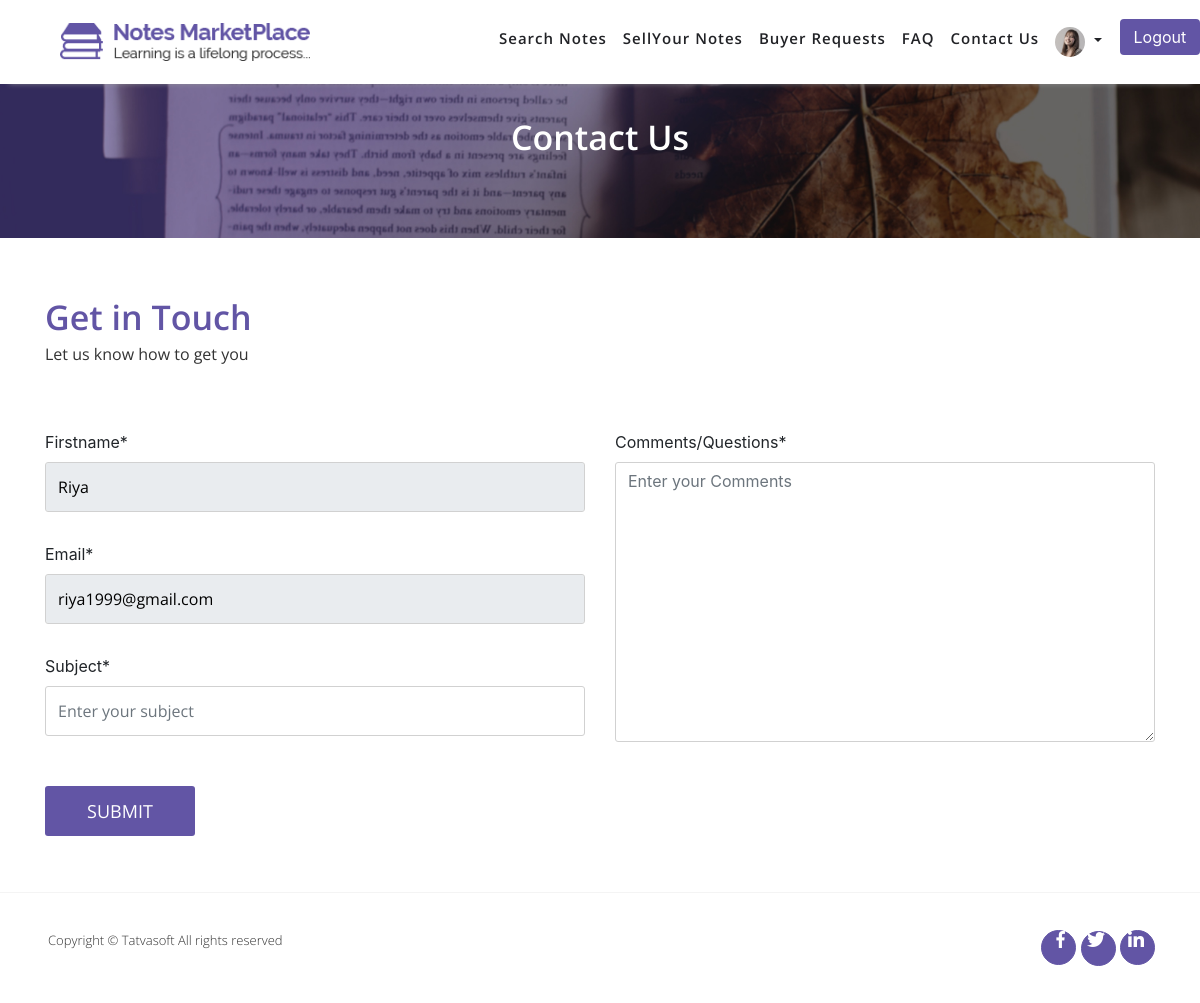
/NOTESMARKETPLACE/Front/Contact_Us.php (signed in), run on the app's committed database.
### tables this page shows
CREATE TABLE `userprofile` (
  `ID` int(11) NOT NULL COMMENT 'Primary Key',
  `UserID` int(11) NOT NULL COMMENT 'FOREIGN KEY relationship with Users table.',
  `DOB` datetime DEFAULT NULL,
  `Gender` int(11) DEFAULT NULL COMMENT 'FOREIGN KEY relationship with ReferenceData table.bind distinct value from ReferenceDtata table with filter RefCategory=''Gender'' ans IsActive = 1.',
  `SecondaryEmailAddress` varchar(100) NOT NULL COMMENT 'For Admin user only.',
  `Phone number - Country Code` varchar(5) NOT NULL COMMENT 'bind distinct CountryCode from Country table with filter IsActive=1.',
  `Phone number` varchar(20) NOT NULL,
  `Profile Picture` varchar(500) DEFAULT NULL COMMENT 'Profile Picture of the user. ',
  `Address Line 1` varchar(100) NOT NULL,
  `Address Line 2` varchar(100) NOT NULL,
  `City` varchar(50) NOT NULL,
  `State` varchar(50) NOT NULL,
  `Zip Code` varchar(50) NOT NULL,
  `Country` varchar(50) NOT NULL COMMENT 'Bind distinct Country from Country table with filter IsActive=1.',
  `University` varchar(100) DEFAULT NULL,
  `College` varchar(100) DEFAULT NULL,
  `CreatedDate` datetime DEFAULT current_timestamp() COMMENT 'Date and time when system has created a record.',
  `CraetedBy` int(11) DEFAULT NULL COMMENT 'UserID who has created this rocord.',
  `ModifiedDate` datetime DEFAULT current_timestamp() COMMENT 'Date and time when system has updated a record.',
  `ModifiedBy` int(11) DEFAULT NULL COMMENT 'UserID who has updated this rocord.'
);

CREATE TABLE `users` (
  `ID` int(11) NOT NULL COMMENT 'PRIMARY KEY',
  `RoleID` int(11) NOT NULL COMMENT 'FOREIGN KEY relationship with UserRoles table',
  `FirstName` varchar(50) NOT NULL COMMENT 'Required Information',
  `LastName` varchar(50) NOT NULL COMMENT 'Required Information',
  `EmailID` varchar(100) NOT NULL COMMENT 'Required Information | Unique EmailID across table.',
  `Password` varchar(24) NOT NULL COMMENT 'Required Information',
  `IsEmailVerified` bit(2) DEFAULT b'0' COMMENT 'Required Information, Default set to false.',
  `CreatedDate` datetime DEFAULT current_timestamp() COMMENT 'Date and time when system has created a record.',
  `CreatedBy` int(11) DEFAULT NULL COMMENT 'UserID who has created this record.',
  `ModifiedDate` datetime DEFAULT current_timestamp() COMMENT 'date and time when system has updated a record.',
  `ModifiedBy` int(11) DEFAULT NULL COMMENT 'UserID who updateds this record.',
  `IsActive` bit(2) NOT NULL DEFAULT b'1' COMMENT 'Required Information, default set to true.'
);

### NOTESMARKETPLACE/Front/Contact_Us.php (the view, shortened to what this page needs)
<?php include "Config/Database-Connection.php"; ?>
    <?php
        if(isset($_SESSION['loggedin']) && $_SESSION['loggedin'] = true){
            include "Registered_Header.php";
        }else{
            include "Unregistered_Header.php";
        }
    ?>
    <section id="bg-image-contact-us" class="my-5">
        <div class="container">
            <div class="row">
                <div class="col-md-12 text-center">
                    <h2 id="title">Contact Us</h2>
                </div>
            </div>
        </div>
    </section>
    <div class="container">
        <section id="contact-us">
            <div class="row">
                <div class="col-md-12 col-sm-12 col-12">
                    <div id="heading">
                        <h2>Get in Touch</h2>
                        <p>Let us know how to get you</p>
                    </div>
                </div>
                <?php
                        if (isset($_SESSION['loggedin']) && $_SESSION['loggedin'] == true) {
                            $EmailID=  $_SESSION['EmailID'];
                            $query = "SELECT * FROM users WHERE EmailID='$EmailID'";
                            $Users_select = mysqli_query($connection,$query);
                            while($row = mysqli_fetch_assoc($Users_select)){
                                $EmailID_New = $row['EmailID'];
                                $FirstName = $row['FirstName'];
                            }
                        }
                        else {
                        }
                ?>
                <form action="" name="Contact_Us_Form" method="post" onsubmit="return validateForm()">
                    <div class="col-md-12 col-sm-12 col-12">
                        <div id="contact-form">
                            <div class="row">
                                <div class="col-md-6 col-sm-12 col-12">
                                    <div class="row">
                                        <div class="col-md-12 col-sm-12 col-12">
                                            <div class="form-group">
                                                <label for="firstname" id="fname">Firstname*</label>
                                                <input type="text" value="<?php if(isset($_SESSION['EmailID'])){ echo $FirstName; }else{ echo ""; }?>" name="firstname" class="form-control" id="firstname" placeholder="Enter your first name"  <?php if(isset($_SESSION['EmailID'])){ echo "readonly"; }else{ echo "required"; } ?>>
                                            </div>
                                        </div>
                                        <div class="col-md-12 col-sm-12 col-12">
                                            <div class="form-group">
                                                <label for="EmailID" id="email">Email*</label>
                                                <input type="email" value="<?php if(isset($_SESSION['EmailID'])){ echo $EmailID_New; }else{ echo ""; }?>" name="EmailID" class="form-control" id="EmailID" placeholder="Enter your email address" <?php if(isset($_SESSION['EmailID'])){ echo "readonly"; }else{ echo "required"; } ?> >
                                            </div>
                                        </div>
                                        <div class="col-md-12 col-sm-12 col-12">
                                            <div class="form-group">
                                                <label for="subject" id="sub">Subject*</label>
                                                <input type="text" name="subject" class="form-control" id="subject" placeholder="Enter your subject" required>
                                            </div>
                                        </div>
                                    </div>
                                </div>
                                <div class="col-md-6 col-sm-12 col-12">
                                    <div class="form-group">
                                        <label for="Description" id="comments">Comments/Questions*</label>
                                        <textarea name="Description" class="form-control" id="Description" rows="3" placeholder="Enter your Comments" required></textarea>
                                    </div>
                                </div>
                                <div class="col-md-12 col-sm-12">
                                    <button type="submit" name="Contact_Us" class="btn btn-Blue">SUBMIT</button>
                                </div>
                            </div>
                        </div>
                    </div>
                </form>
            </div>
        </section>
    </div>
<?php include "Footer.php"; ?>

### NOTESMARKETPLACE/Front/Registered_Header.php (shortened to what this page needs)
<!DOCTYPE html>
<html lang="en">
<head>
    <link rel="stylesheet" href="css/bootstrap/bootstrap.min.css">
    <link rel="stylesheet" type="text/css" href="https://cdn.datatables.net/1.10.24/css/jquery.dataTables.min.css"/>
    <link rel="stylesheet" href="css/style.css">
    <link rel="stylesheet" href="css/responsive.css">
</head>
<body>
    <header>
        <nav class="navbar navbar-light navbar-expand-lg  white-nav-top fixed-top">
            <div class="container">
                <a id="user-header" class="navbar-brand" href="index.php">
                    <img src="images/Homepage/logo.png" alt="Logo" class="img-responsive">
                </a>
                <div class="collapse navbar-collapse" id="navbarSupportedContent">
                    <ul class="navbar-nav me-auto mb-2 mb-lg-0">
                        <li class="nav-item">
                            <a class="nav-link" href="Search_Notes.php"><span>Search</span><span class="space">Notes</span></a>
                        </li>
                        <li class="nav-item">
                            <a class="nav-link" href="Dashboard.php">Sell<span>Your</span><span class="space">Notes</span></a>
                        </li>
                        <li class="nav-item">
                            <a class="nav-link" href="Buyer_Requests.php"><span>Buyer</span><span class="space">Requests</span></a>
                        </li>
                        <li class="nav-item">
                            <a class="nav-link" href="FAQ.php">FAQ</a>
                        </li>
                        <li class="nav-item">
                            <a class="nav-link" href="Contact_Us.php"><span>Contact</span><span class="space">Us</span></a>
                        </li>
                        <li class="nav-item dropdown">
                            <a class="nav-link dropdown-toggle user-img dropbtn" href="#" id="navbarDropdown" role="button" data-toggle="dropdown" aria-haspopup="true" aria-expanded="false">
                            <?php
                                    $EmailID = $_SESSION['EmailID'];
                                    $query = "SELECT * FROM users WHERE EmailID='{$EmailID}'";
                                    $Users_select = mysqli_query($connection,$query);
                                    while($row = mysqli_fetch_assoc($Users_select)){
                                        $ID = $row['ID'];
                                    }
                                    $query = "SELECT * FROM userprofile WHERE UserID=$ID";
                                    $Users_select = mysqli_query($connection,$query);
                                    while($row = mysqli_fetch_assoc($Users_select)){
                                        $IMG = $row['Profile Picture'];
                                    }
                                    $query = "SELECT * FROM system_configuration WHERE ID=8";
                                    $Default_select = mysqli_query($connection,$query);
                                    while($row = mysqli_fetch_assoc($Default_select)){
                                        $Default_IMG = $row['Value'];
                                    }
                            ?>
                            <img src="<?php if(mysqli_num_rows($Users_select)==0){ echo "../Uploads/Default_Images/$Default_IMG"; }else{ echo "../Uploads/Members/$ID/Profile_Photo/$IMG"; }?>" alt="User-Photo" class="rounded-circle img-responsive">
                            </a>
                        </li>
                        <li class="nav-item">
                            <form class="form-inline my-2 my-lg-0" action="" method="post">
                                <button class="btn my-2 my-sm-0 btn-Blue" name="Logout" type="submit" onclick="return LogoutUser()">Logout</button>
                            </form>
                        </li>
                    </ul>
                </div>
            </div>
        </nav>
    </header>

### NOTESMARKETPLACE/Front/css/style.css (style rules this page uses)
﻿ html, body { height: 100%; width: 100%; }
body { overflow-x: hidden; }
h1, h2, h3, h4, h5, h6 { font-family: "Open Sans", sans-serif; }
p { font-family: "Open Sans", sans-serif; font-size: 13px; font-weight: 200; line-height: 24px; }
.btn-Blue { background-color: #6255a5; color: #fff !important; width: 80px; border: transparent; }
.navbar { padding: 35px 0 20px 0; -webkit-transition: all 300ms linear; transition: all 300ms linear; }
.navbar-brand { padding: 13px 15px; }
ul.navbar-nav { padding-left: 150px; }
ul.navbar-nav > li > a { font-family: "Open Sans", sans-serif; color: #fff !important; font-size: 15px; font-weight: 400; letter-spacing: 1px; }
.white-nav-top { background: #fff; padding: 10px 0; -webkit-box-shadow: 0 8px 6px -9px #999; box-shadow: 0 8px 6px -9px #999; z-index: 2; }
.white-nav-top ul.navbar-nav { padding-left: 150px; }
.white-nav-top ul.navbar-nav > li > a { background-color: #fff; color: #6255a5; }
.white-nav-top ul.navbar-nav > li > a .space { margin-left: 5px; }
.white-nav-top ul.navbar-nav form { margin-left: 10px; }
.white-nav-top ul.navbar-nav > li > a { color: #212226 !important; font-weight: 600; padding-left: 10px; }
#user-header img { width: 250px; }
.user-img img { width: 30px; height: 30px; }
input[type="email"], input[type="password"], input[type="text"] { border: 1px solid #6255a5; width: 350px; height: 40px; border-radius: 3px; }
#bg-image-contact-us { background-size: cover !important; background-image: url('../images/Contact-Us/banner-with-overlay.jpg'); height: 190px; background-repeat: no-repeat; background-position: center; }
#bg-image-contact-us #title { font-family: "open Sans", sans-serif; font-size: 34px; font-weight: 600; line-height: 38px; color: #fff; margin-top: 70px; }
#contact-us { margin-top: 60px; }
#contact-us #heading h2 { font-family: "open Sans", sans-serif; font-size: 34px; font-weight: 600; line-height: 38px; color: #6255a5; }
#contact-us #heading p { font-family: "Open Sans", sans-serif; font-size: 16px; font-weight: 400; line-height: 20px; color: #333333; }
#contact-form { margin-top: 50px; }
#contact-us input[type="text"] { font-family: "open Sans", sans-serif; font-size: 16px; font-weight: 400; line-height: 20px; color: #000; border: 1px solid #d1d1d1; width: 100%; height: 50px; border-radius: 3px; margin-bottom: 30px; }
#contact-us input[type="email"] { font-family: "open Sans", sans-serif; font-size: 16px; font-weight: 400; line-height: 20px; color: #000; border: 1px solid #d1d1d1; width: 100%; height: 50px; border-radius: 3px; margin-bottom: 30px; }
#contact-us textarea { border: 1px solid #d1d1d1; width: 100%; height: 280px; border-radius: 3px; }
#contact-us .btn-Blue { margin-top: 20px; padding: 5px 20px; background-color: #6255a5; width: 150px; height: 50px; border-radius: 3px; color:#fff; font-family: "open Sans", sans-serif; font-size: 18px; line-height: 22px; }
.dropbtn { background-color: #fff; color: white; font-size: 15px; border: none; cursor: pointer; }
.dropdown { position: relative; display: inline-block; }

### data on the page
userprofile: Profile Picture (picture)
users: firstname "Riya", EmailID "riya1999@gmail.com"
